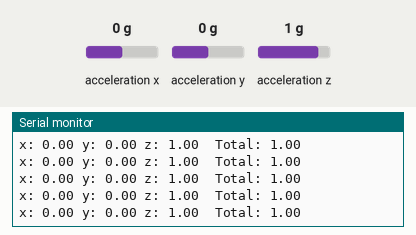
Bench run of a sketch on a simulated ESP8266 (NodeMCU). Parts: the last lines printed to the serial monitor. Wiring (inferred from the names in the program): ADXL345 accelerometer at I2C address 0x53. The inputs (shaded band) are chosen by the test bench; at power-on: acceleration x 0 g, acceleration y 0 g, acceleration z 1 g.

Above: at 1.2 s.
1.3 s: acceleration x set to -1.4 g
At 1.58 s:
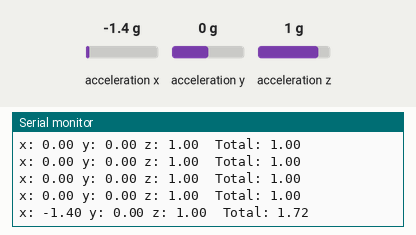
2.8 s: acceleration y set to -1.4 g
At 2.99 s:
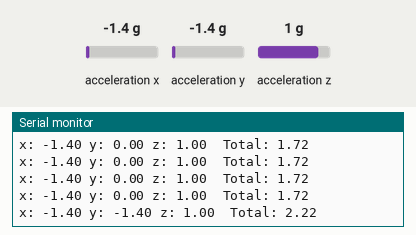
4.3 s: acceleration z set to -1.4 g
At 4.4 s:
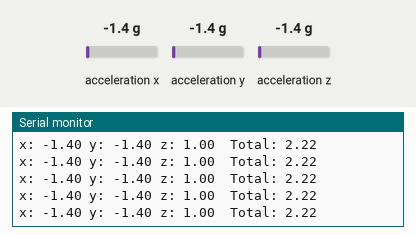
Timing chart, 0 to 7.3 s (numbered marks = the images above; inputs shaded):
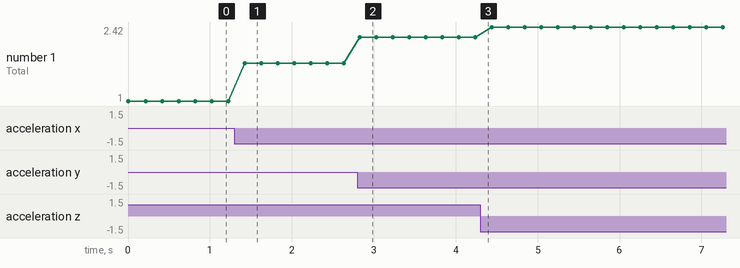

The sketch:

EspAdxl.ino
```cpp
#include "math.h"
#include <Wire.h>

#define DEVICE (0x53) // Device address as specified in data sheet

byte _buff[6];
char POWER_CTL = 0x2D;    //Power Control Register
char DATA_FORMAT = 0x31;
char DATAX0 = 0x32;    //X-Axis Data 0
char DATAX1 = 0x33;    //X-Axis Data 1
char DATAY0 = 0x34;    //Y-Axis Data 0
char DATAY1 = 0x35;    //Y-Axis Data 1
char DATAZ0 = 0x36;    //Z-Axis Data 0
char DATAZ1 = 0x37;    //Z-Axis Data 1

void setup()
{
  Serial.begin(9600);   // start serial for output. Make sure you set your Serial Monitor to the same!
  Serial.println("Init - S. Thesen ESP8266 & ADXL345 Demo");

  // i2c bus SDA = GPIO0; SCL = GPIO2
  Wire.begin(0,2);

  // Put the ADXL345 into +/- 2G range by writing the value 0x01 to the DATA_FORMAT register.
  // FYI: 0x00 = 2G, 0x01 = 4G, 0x02 = 8G, 0x03 = 16G
  writeTo(DATA_FORMAT, 0x00);

  // Put the ADXL345 into Measurement Mode by writing 0x08 to the POWER_CTL register.
  writeTo(POWER_CTL, 0x08);
}

void loop()
{
  readAccel();  // read the x/y/z tilt
  delay(200);   // only read every 200ms
}

void readAccel()
{
  uint8_t howManyBytesToRead = 6;
  readFrom( DATAX0, howManyBytesToRead, _buff); //read the acceleration data from the ADXL345

  // each axis reading comes in 10 bit resolution, ie 2 bytes. Least Significat Byte first!!
  // thus we are converting both bytes in to one
  // cave: esp8266 is 32bit, thus use short and not int as in Arduino examples
  short x = (((short)_buff[1]) << 8) | _buff[0];
  short y = (((short)_buff[3]) << 8) | _buff[2];
  short z = (((short)_buff[5]) << 8) | _buff[4];

  Serial.print("x: ");
  Serial.print( x*2./512 );
  Serial.print(" y: ");
  Serial.print( y*2./512 );
  Serial.print(" z: ");
  Serial.print( z*2./512 );
  Serial.print("  Total: ");
  Serial.println( sqrtf(x*x+y*y+z*z)*2./512 );
}

void writeTo(byte address, byte val)
{
  Wire.beginTransmission(DEVICE); // start transmission to device
  Wire.write(address); // send register address
  Wire.write(val); // send value to write
  Wire.endTransmission(); // end transmission
}

// Reads num bytes starting from address register on device in to _buff array
void readFrom(byte address, int num, byte _buff[])
{
  Wire.beginTransmission(DEVICE); // start transmission to device
  Wire.write(address); // sends address to read from
  Wire.endTransmission(); // end transmission
  Wire.beginTransmission(DEVICE); // start transmission to device
  Wire.requestFrom(DEVICE, num); // request 6 bytes from device

  int i = 0;
  while(Wire.available()) // device may send less than requested (abnormal)
  {
    _buff[i] = Wire.read(); // receive a byte
    i++;
  }
  Wire.endTransmission(); // end transmission
}
```

Measured:
- after the input at 1.3 s, the serial monitor: prints a new line after 0.12 s (image 1)
- after the input at 2.8 s, the serial monitor: prints a new line at once (image 2)
- plotted number 1: 1 → 1.72 after the input at 1.3 s, 1.72 → 2.22 after the input at 2.8 s, 2.22 → 2.42 after the input at 4.3 s
